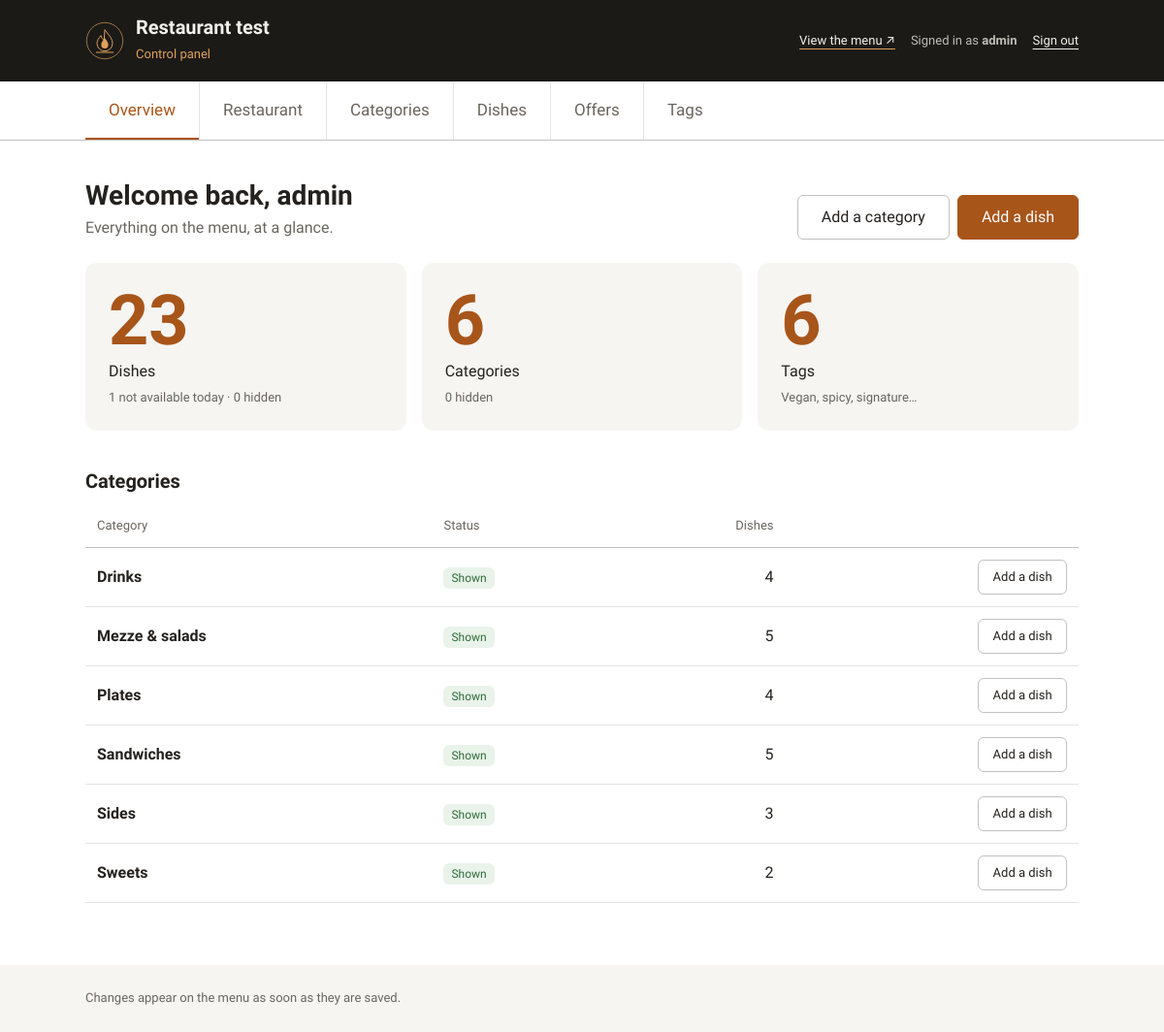
The app's page /panel/ (signed in) with its own data.
### menu/models.py (models this page shows, shortened)
class Restaurant(models.Model):
    name = models.CharField(max_length=120)
    tagline = models.CharField(max_length=160, blank=True)
    description = models.TextField(blank=True, help_text="One or two sentences.")
    logo = models.FileField(
        upload_to="brand/",
        blank=True,
        validators=[FileExtensionValidator(LOGO_EXTENSIONS)],
        help_text="SVG or transparent PNG, light artwork (it sits on the dark photo).",
    )
    hero_image = models.ImageField(
        upload_to="brand/", blank=True, help_text="Landscape, at least 1920 × 1080."
    )
    currency = models.CharField(
        max_length=3, default="LBP", help_text="ISO 4217 code, e.g. LBP, USD, EUR."
    )
    address = models.CharField(max_length=255, blank=True)
    phone = models.CharField(max_length=40, blank=True)
    email = models.EmailField(blank=True)
    whatsapp_number = models.CharField(
        "WhatsApp number for orders",
        max_length=20,
        blank=True,
        validators=[whatsapp_validator],
        help_text="Digits only, in full international form: 9613000000. Leave empty to turn ordering off.",
    )
    delivery_fee = models.DecimalField(
        max_digits=12,
        decimal_places=2,
        default=0,
        validators=[MinValueValidator(0)],
        help_text="Added to the order when the customer chooses delivery. 0 is shown as “Free”.",
    )
    delivery_enabled = models.BooleanField(
        "home delivery offered", default=True, help_text="Off removes the delivery choice from the cart."
    )
    pickup_enabled = models.BooleanField(
        "pickup offered", default=True, help_text="Off removes the pickup choice from the cart."
    )
    reservation_enabled = models.BooleanField(
        "table reservation offered",
        default=True,
        help_text="Off removes the table reservation choice from the cart.",
    )
    delivery_note = models.CharField(
        max_length=160,
        blank=True,
        help_text="Shown under the delivery choice, e.g. “Delivery inside Chhim only”.",
    )
    @classmethod
    def load(cls):
        return cls.objects.filter(pk=1).first()

class Category(models.Model):
    name = models.CharField(max_length=80)
    slug = models.SlugField(
        unique=True, blank=True, help_text="Used in the menu address. Filled in from the name if left empty."
    )
    description = models.CharField(max_length=255, blank=True)
    order = models.PositiveIntegerField(default=0)
    is_active = models.BooleanField(
        "shown on the menu", default=True, help_text="Hidden categories and their dishes disappear from the menu."
    )
    class Meta:
        ordering = ["order", "name"]
        verbose_name_plural = "categories"

### dashboard/views.py (the view)
# urls.py: path("", views.OverviewView.as_view(), name="overview"),
class OverviewView(StaffRequiredMixin, TemplateView):
    template_name = "dashboard/overview.html"
    section = "overview"
    def get_context_data(self, **kwargs):
        context = super().get_context_data(**kwargs)
        dishes = Dish.objects.all()
        context.update(
            category_count=Category.objects.count(),
            hidden_category_count=Category.objects.filter(is_active=False).count(),
            dish_count=dishes.count(),
            unavailable_count=dishes.filter(is_available=False).count(),
            unpublished_count=dishes.filter(is_published=False).count(),
            tag_count=Tag.objects.count(),
            categories=Category.objects.annotate(dish_total=Count("dishes")),
        )
        return context

### dashboard/context_processors.py (called while the page is built)
def panel(request):
    if not request.path.startswith("/panel/"):
        return {}
    return {
        "panel_restaurant": Restaurant.load(),
        "menu_site_url": settings.MENU_SITE_URL,
    }

### dashboard/views.py (called while the page is built)
    def test_func(self):
        user = self.request.user
        return user.is_active and user.is_staff

### dashboard/templates/dashboard/overview.html (shortened to what this page needs)
{% extends "dashboard/base.html" %}
{% block content %}
<div class="page-head">
  <div>
    <h1 class="page-head__title">Welcome back, {{ user.get_short_name|default:user.get_username }}</h1>
    <p class="page-head__lead">Everything on the menu, at a glance.</p>
  </div>
  <div class="actions">
    <a class="button" href="{% url 'dashboard:category_create' %}">Add a category</a>
    <a class="button button--primary" href="{% url 'dashboard:dish_create' %}">Add a dish</a>
  </div>
</div>
<div class="stats">
  <a class="stat" href="{% url 'dashboard:dish_list' %}">
    <span class="stat__value">{{ dish_count }}</span>
    <span class="stat__label">Dishes</span>
    <span class="stat__note">{{ unavailable_count }} not available today · {{ unpublished_count }} hidden</span>
  </a>
  <a class="stat" href="{% url 'dashboard:category_list' %}">
    <span class="stat__value">{{ category_count }}</span>
    <span class="stat__label">Categories</span>
    <span class="stat__note">{{ hidden_category_count }} hidden</span>
  </a>
  <a class="stat" href="{% url 'dashboard:tag_list' %}">
    <span class="stat__value">{{ tag_count }}</span>
    <span class="stat__label">Tags</span>
    <span class="stat__note">Vegan, spicy, signature…</span>
  </a>
</div>
<h2 class="section-title">Categories</h2>
{% if categories %}
  <div class="table-wrap">
    <table class="table">
      <thead>
        <tr><th>Category</th><th>Status</th><th class="num">Dishes</th><th><span class="visually-hidden">Actions</span></th></tr>
      </thead>
      <tbody>
        {% for category in categories %}
          <tr>
            <td><a class="table__name" href="{% url 'dashboard:dish_list' %}?category={{ category.slug }}">{{ category.name }}</a></td>
            <td>{% if category.is_active %}<span class="badge badge--on">Shown</span>{% else %}<span class="badge badge--off">Hidden</span>{% endif %}</td>
            <td class="num">{{ category.dish_total }}</td>
            <td><div class="actions"><a class="button button--small" href="{% url 'dashboard:dish_create' %}?category={{ category.slug }}">Add a dish</a></div></td>
          </tr>
        {% endfor %}
      </tbody>
    </table>
  </div>
{% else %}
  <p class="empty">No categories yet. <a href="{% url 'dashboard:category_create' %}">Add the first one</a>.</p>
{% endif %}
{% endblock %}

### dashboard/templates/dashboard/base.html (shortened to what this page needs)
{% load static %}<!doctype html>
<html lang="en" dir="ltr">
<head>
  <link rel="stylesheet" href="{% static 'dashboard/css/panel.css' %}">
</head>
<body>
{% block body %}
  <header class="panel-header">
    <div class="wrap panel-header__inner">
      <a class="brand" href="{% url 'dashboard:overview' %}">
        <img class="brand__logo" src="{% if panel_restaurant.logo %}{{ panel_restaurant.logo.url }}{% else %}{% static 'dashboard/img/logo.svg' %}{% endif %}" alt="">
        <span>
          <span class="brand__name">{{ panel_restaurant.name|default:"Menu" }}</span><br>
          <span class="brand__sub">Control panel</span>
        </span>
      </a>
      <div class="account">
        <a href="{{ menu_site_url }}" target="_blank" rel="noopener">View the menu ↗</a>
        <span>Signed in as <strong>{{ user.get_username }}</strong></span>
        <form method="post" action="{% url 'dashboard:logout' %}">
          <button class="link-button" type="submit">Sign out</button>
        </form>
      </div>
    </div>
  </header>
  {% with section=view.section %}
  <nav class="panel-nav" aria-label="Panel sections">
    <ul class="tabs" role="list">
      <li class="tabs__item"><a class="tabs__link" href="{% url 'dashboard:overview' %}"{% if section == 'overview' %} aria-current="page"{% endif %}>Overview</a></li>
      <li class="tabs__item"><a class="tabs__link" href="{% url 'dashboard:restaurant' %}"{% if section == 'restaurant' %} aria-current="page"{% endif %}>Restaurant</a></li>
      <li class="tabs__item"><a class="tabs__link" href="{% url 'dashboard:category_list' %}"{% if section == 'categories' %} aria-current="page"{% endif %}>Categories</a></li>
      <li class="tabs__item"><a class="tabs__link" href="{% url 'dashboard:dish_list' %}"{% if section == 'dishes' %} aria-current="page"{% endif %}>Dishes</a></li>
      <li class="tabs__item"><a class="tabs__link" href="{% url 'dashboard:offer_list' %}"{% if section == 'offers' %} aria-current="page"{% endif %}>Offers</a></li>
      <li class="tabs__item"><a class="tabs__link" href="{% url 'dashboard:tag_list' %}"{% if section == 'tags' %} aria-current="page"{% endif %}>Tags</a></li>
    </ul>
  </nav>
  {% endwith %}
  <main class="panel" id="content" tabindex="-1">
    <div class="wrap">
      {% block content %}{% endblock %}
    </div>
  </main>
  <footer class="panel-footer">
    <div class="wrap">Changes appear on the menu as soon as they are saved.</div>
  </footer>
{% endblock %}
</body>
</html>

### dashboard/static/dashboard/css/panel.css (style rules this page uses)
:root { --panel-max: 64rem; --color-danger: #a12a1f; --color-danger-soft: #fbeceb; --color-success: #2f6b3a; --color-success-soft: #e9f3ea; }
body { display: flex; flex-direction: column; background: var(--color-bg); }
.wrap { width: min(100% - 2 * var(--gutter), var(--panel-max)); margin-inline: auto; }
.panel-header { background: var(--dark); color: var(--dark-text); }
.panel-header__inner { display: flex; flex-wrap: wrap; align-items: center; justify-content: space-between; gap: var(--space-s) var(--space-l); padding-block: var(--space-m); }
.brand { display: flex; align-items: center; gap: var(--space-s); color: inherit; text-decoration: none; }
.brand__logo { width: 2.5rem; height: 2.5rem; object-fit: contain; }
.brand__name { font-size: var(--step-2); font-weight: 600; line-height: 1.2; }
.brand__sub { font-size: var(--step--1); color: #e0a15a; }
.account { display: flex; flex-wrap: wrap; align-items: center; gap: var(--space-xs) var(--space-m); font-size: var(--step--1); color: rgb(244 241 234 / 0.75); }
.account a, .link-button { color: var(--dark-text); text-underline-offset: 0.3em; text-decoration-color: #e0a15a; }
.link-button { padding: 0; border: 0; background: none; font: inherit; text-decoration: underline; text-decoration-thickness: 1px; }
.panel-nav { position: sticky; top: 0; z-index: 20; background: var(--color-bg); border-block-end: 1px solid var(--color-line-strong); }
.panel-nav ul.tabs { width: min(100% - 2 * var(--gutter), var(--panel-max)); }
main.panel { flex: 1; padding-block: var(--space-xl) var(--space-2xl); }
.page-head { display: flex; flex-wrap: wrap; align-items: end; justify-content: space-between; gap: var(--space-m); margin-block-end: var(--space-l); }
.page-head__title { font-size: var(--step-3); }
.page-head__lead { margin-block-start: var(--space-2xs); color: var(--color-text-muted); }
.actions { display: flex; flex-wrap: wrap; align-items: center; gap: var(--space-xs); }
.button--primary { border-color: var(--color-accent); background: var(--color-accent); color: #fff; }
.button--small { min-height: 2.25rem; padding: 0.3rem 0.9rem; font-size: var(--step--1); }
.stats { display: grid; grid-template-columns: repeat(auto-fit, minmax(11rem, 1fr)); gap: var(--space-m); margin-block-end: var(--space-xl); }
.stat { display: grid; gap: var(--space-2xs); padding: var(--space-l); border-radius: var(--radius-m); background: var(--color-surface); color: inherit; text-decoration: none; transition: background-color var(--duration-fast) ease; }
.stat__value { font-size: var(--step-hero); font-weight: 600; line-height: 1; color: var(--color-accent); }
.stat__label { font-weight: 500; }
.stat__note { font-size: var(--step--1); color: var(--color-text-muted); }
.section-title { margin-block: var(--space-xl) var(--space-s); font-size: var(--step-2); }
.table-wrap { overflow-x: auto; }
.table { width: 100%; border-collapse: collapse; }
.table th, .table td { padding: var(--space-s) var(--space-s); border-block-end: 1px solid var(--color-line); text-align: start; vertical-align: middle; }
.table th { font-size: var(--step--1); font-weight: 500; color: var(--color-text-muted); border-block-end-color: var(--color-line-strong); }
.table td.num, .table th.num { text-align: end; font-variant-numeric: tabular-nums; }
.table .actions { justify-content: end; }
.table__name { font-weight: 600; text-decoration: none; }
.badge { display: inline-block; padding: 0.05rem 0.5rem; border-radius: var(--radius-s); background: var(--color-surface); font-size: 0.75rem; line-height: 1.7; color: var(--color-text-muted); white-space: nowrap; }
.badge--on { background: var(--color-success-soft); color: var(--color-success); }
.panel-footer { padding-block: var(--space-l); background: var(--color-surface); font-size: var(--step--1); color: var(--color-text-muted); }

### dashboard/static/dashboard/css/base/typography.css (style rules this page uses)
body { font-family: var(--font-body); font-size: var(--step-0); line-height: 1.55; -webkit-font-smoothing: antialiased; }
h1, h2, h3 { font-weight: 600; line-height: 1.2; text-wrap: balance; }
p { text-wrap: pretty; }

### dashboard/static/dashboard/css/components/feedback.css (style rules this page uses)
.button { display: inline-flex; align-items: center; justify-content: center; min-height: 2.75rem; padding: 0.6rem 1.5rem; border: 1px solid var(--color-line-strong); border-radius: var(--radius-s); background: none; font: inherit; font-weight: 500; text-decoration: none; transition: border-color var(--duration-fast) ease, color var(--duration-fast) ease; }

### records on screen
Restaurant: logo (picture), name "Restaurant test"
Category: name "Drinks", is_active "Shown", dish_total "4"
Category: name "Mezze & salads", is_active "Shown", dish_total "5"
Category: name "Plates", is_active "Shown", dish_total "4"
Category: name "Sandwiches", is_active "Shown", dish_total "5"
Category: name "Sides", is_active "Shown", dish_total "3"
Category: name "Sweets", is_active "Shown", dish_total "2"

### other values on screen
{{ user.get_username }} "admin"
{{ user.get_short_name|default:user.get_username }} "admin"
{{ dish_count }} "23"
{{ unavailable_count }} "1"
{{ unpublished_count }} "0"
{{ category_count }} "6"
{{ hidden_category_count }} "0"
{{ tag_count }} "6"
